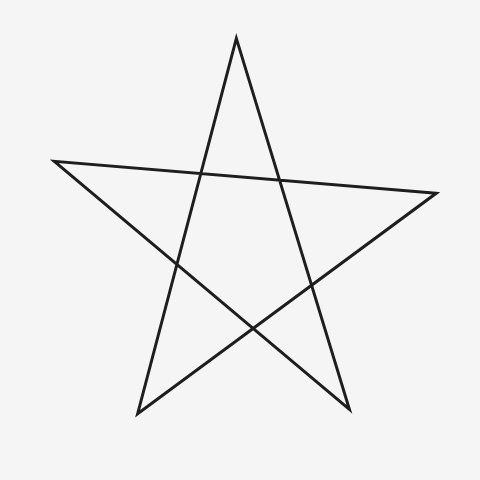
Frame 1 (no input)
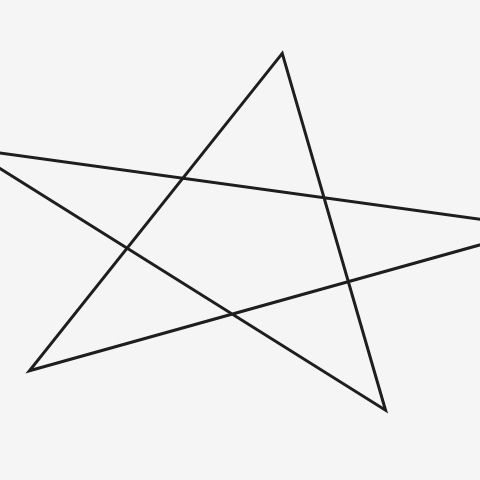
Frame 60 (no input)
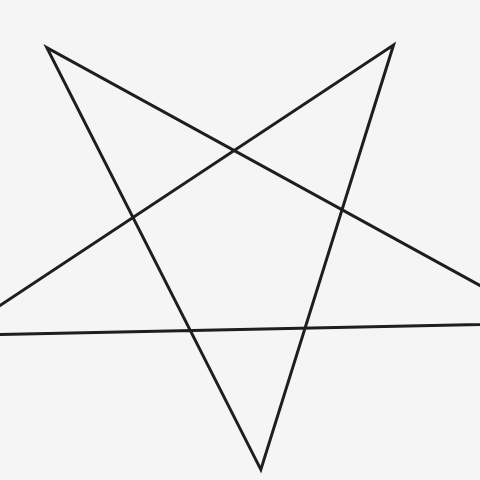
Frame 120 (the mouse pressed at the canvas centre since frame 60)

The p5.js sketch that drew these frames (run headless with seeded random() and noise() and a simulated clock; from frame 60 on, the mouse is pressed at the canvas centre):

// p5.js sketch
// ── sketch.js
// ETOILES REGULIERES
// GENUARY PROMPT 2 = Twelve principles of animation

let NP = 480;
let CX, CY;
let PI = Math.PI;

let K = 5;      // nombre de branches
let H = 3;      // saut de branche
let R;          // rayon de base
let t = 0;

// ----------------------------------------------------
function setup() {
  createCanvas(NP, NP);
  CX = width / 2;
  CY = height / 2;
  R = NP * 0.42;
  noFill();
}

// ----------------------------------------------------
function draw() {
  background(245);

  translate(CX, CY);

  // 12) APPEAL
  rotate(sin(t * 0.3) * 0.25);

  // 6) EASE IN / OUT
  let ease = 0.5 - 0.5 * cos(t * 0.6);

  // 1) SQUASH & STRETCH
  let squash = 1 + 0.25 * sin(t * 2);
  let stretch = 1 - 0.25 * sin(t * 2);

  // 10) EXAGÉRATION
  let Ranim = R * (1 + 0.4 * sin(t));

  // 3) STAGING
  stroke(30);
  strokeWeight(3);

  beginShape();

  for (let I = 0; I < K; I++) {

    // 2) ANTICIPATION
    let anticipation = -0.3 * exp(-pow((t % TWO_PI) - 0.5, 2));

    // angle principal
    let baseAngle = 2 * I * H * PI / K;
    let angle = baseAngle + t * 0.8 * ease + anticipation;

    // 5) FOLLOW THROUGH (décalage temporel)
    let delay = I * 0.12;

    // 7) ARCS
    let arc = 0.3 * sin(t - delay);

    // 8) ACTION SECONDAIRE
    angle += arc + 0.05 * sin(t * 6 + I);

    // coordonnées déformées
    let x = Ranim * squash * cos(angle);
    let y = Ranim * stretch * sin(angle);

    vertex(x, y);
  }

  endShape(CLOSE);

  // 9) TIMING
  t += 0.01;
}
